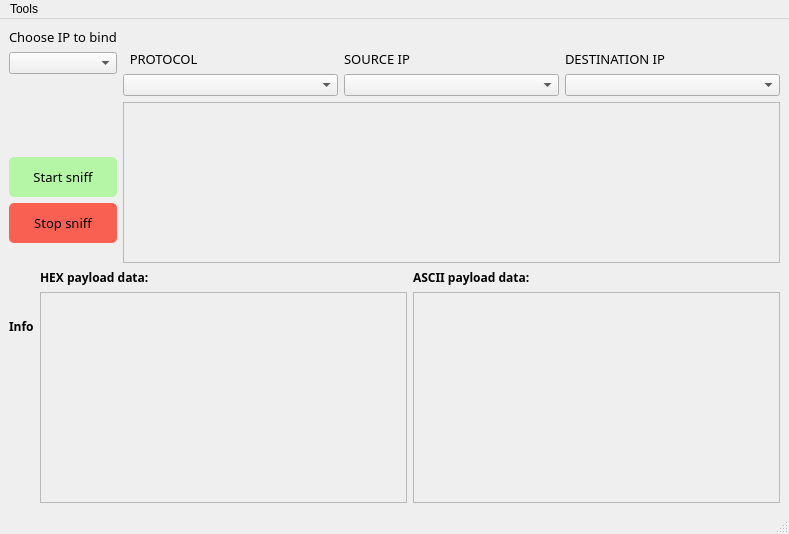
<?xml version="1.0" encoding="UTF-8"?>
<ui version="4.0">
 <class>MainWindow</class>
 <widget class="QMainWindow" name="MainWindow">
  <property name="geometry">
   <rect>
    <x>0</x>
    <y>0</y>
    <width>789</width>
    <height>534</height>
   </rect>
  </property>
  <property name="maximumSize">
   <size>
    <width>2000</width>
    <height>1500</height>
   </size>
  </property>
  <property name="windowTitle">
   <string>MainWindow</string>
  </property>
  <widget class="QWidget" name="centralwidget">
   <layout class="QHBoxLayout" name="horizontalLayout_2">
    <item>
     <layout class="QVBoxLayout" name="verticalLayout">
      <item>
       <layout class="QHBoxLayout" name="horizontalLayout_3">
        <item>
         <layout class="QVBoxLayout" name="verticalLayout_2">
          <item>
           <widget class="QLabel" name="label">
            <property name="font">
             <font>
              <family>Swis721 Cn BT</family>
              <pointsize>10</pointsize>
             </font>
            </property>
            <property name="text">
             <string>Choose IP to bind</string>
            </property>
           </widget>
          </item>
          <item>
           <widget class="QComboBox" name="ipBox"/>
          </item>
          <item>
           <spacer name="verticalSpacer">
            <property name="orientation">
             <enum>Qt::Vertical</enum>
            </property>
            <property name="sizeHint" stdset="0">
             <size>
              <width>20</width>
              <height>40</height>
             </size>
            </property>
           </spacer>
          </item>
          <item>
           <widget class="QPushButton" name="startButton">
            <property name="font">
             <font>
              <family>Swis721 Cn BT</family>
              <pointsize>10</pointsize>
             </font>
            </property>
            <property name="styleSheet">
             <string notr="true">background-color: #b4f5a6;
border-radius: 5px;
border: none; 
min-height: 40px;</string>
            </property>
            <property name="text">
             <string>Start sniff</string>
            </property>
           </widget>
          </item>
          <item>
           <widget class="QPushButton" name="stopButton">
            <property name="font">
             <font>
              <family>Swis721 Cn BT</family>
              <pointsize>10</pointsize>
             </font>
            </property>
            <property name="styleSheet">
             <string notr="true">background-color: #fa6052;
border: none; 
outline: none;
border-radius: 5px;
min-height: 40px;
margin-bottom: 20px;</string>
            </property>
            <property name="text">
             <string>Stop sniff</string>
            </property>
           </widget>
          </item>
         </layout>
        </item>
        <item>
         <layout class="QVBoxLayout" name="verticalLayout_3">
          <item>
           <layout class="QHBoxLayout" name="horizontalLayout_5">
            <item>
             <widget class="QLabel" name="hostNameLabel">
              <property name="font">
               <font>
                <family>Swis721 Cn BT</family>
                <pointsize>9</pointsize>
               </font>
              </property>
              <property name="text">
               <string/>
              </property>
             </widget>
            </item>
           </layout>
          </item>
          <item>
           <layout class="QHBoxLayout" name="horizontalLayout_4">
            <item>
             <widget class="QLabel" name="label_4">
              <property name="font">
               <font>
                <family>Swis721 Cn BT</family>
                <pointsize>10</pointsize>
               </font>
              </property>
              <property name="text">
               <string>  PROTOCOL</string>
              </property>
             </widget>
            </item>
            <item>
             <widget class="QLabel" name="label_3">
              <property name="font">
               <font>
                <family>Swis721 Cn BT</family>
                <pointsize>10</pointsize>
               </font>
              </property>
              <property name="text">
               <string>SOURCE IP</string>
              </property>
             </widget>
            </item>
            <item>
             <widget class="QLabel" name="label_2">
              <property name="font">
               <font>
                <family>Swis721 Cn BT</family>
                <pointsize>10</pointsize>
               </font>
              </property>
              <property name="text">
               <string>DESTINATION IP</string>
              </property>
             </widget>
            </item>
           </layout>
          </item>
          <item>
           <layout class="QHBoxLayout" name="horizontalLayout_6">
            <item>
             <widget class="QComboBox" name="protocolSearch"/>
            </item>
            <item>
             <widget class="QComboBox" name="srcIpSearch"/>
            </item>
            <item>
             <widget class="QComboBox" name="destinationIpSearch"/>
            </item>
           </layout>
          </item>
          <item>
           <widget class="QScrollArea" name="scrollArea">
            <property name="widgetResizable">
             <bool>true</bool>
            </property>
            <widget class="QWidget" name="scrollAreaWidgetContents">
             <property name="geometry">
              <rect>
               <x>0</x>
               <y>0</y>
               <width>642</width>
               <height>139</height>
              </rect>
             </property>
            </widget>
           </widget>
          </item>
         </layout>
        </item>
       </layout>
      </item>
      <item>
       <layout class="QHBoxLayout" name="horizontalLayout">
        <item>
         <layout class="QVBoxLayout" name="infoLayout">
          <item>
           <widget class="QLabel" name="infoLabel">
            <property name="font">
             <font>
              <family>Swis721 Cn BT</family>
              <pointsize>9</pointsize>
              <weight>75</weight>
              <bold>true</bold>
             </font>
            </property>
            <property name="styleSheet">
             <string notr="true">font-weight: bold;</string>
            </property>
            <property name="text">
             <string>Info</string>
            </property>
           </widget>
          </item>
          <item>
           <widget class="QWidget" name="infoWidget" native="true"/>
          </item>
         </layout>
        </item>
        <item>
         <layout class="QHBoxLayout" name="dataLayot">
          <item>
           <layout class="QVBoxLayout" name="hexLayout">
            <item>
             <widget class="QLabel" name="hexPayload">
              <property name="font">
               <font>
                <family>Swis721 Cn BT</family>
                <pointsize>9</pointsize>
                <weight>75</weight>
                <bold>true</bold>
               </font>
              </property>
              <property name="text">
               <string>HEX payload data:</string>
              </property>
             </widget>
            </item>
            <item>
             <widget class="QScrollArea" name="scrollArea_2">
              <property name="widgetResizable">
               <bool>true</bool>
              </property>
              <widget class="QWidget" name="hexWidget">
               <property name="geometry">
                <rect>
                 <x>0</x>
                 <y>0</y>
                 <width>361</width>
                 <height>196</height>
                </rect>
               </property>
              </widget>
             </widget>
            </item>
           </layout>
          </item>
          <item>
           <layout class="QVBoxLayout" name="asciiLayout">
            <item>
             <widget class="QLabel" name="ASCIIpayload">
              <property name="font">
               <font>
                <family>Swis721 Cn BT</family>
                <pointsize>9</pointsize>
                <weight>75</weight>
                <bold>true</bold>
               </font>
              </property>
              <property name="text">
               <string>ASCII payload data:</string>
              </property>
             </widget>
            </item>
            <item>
             <widget class="QScrollArea" name="scrollArea_3">
              <property name="widgetResizable">
               <bool>true</bool>
              </property>
              <widget class="QWidget" name="asciiWidget">
               <property name="geometry">
                <rect>
                 <x>0</x>
                 <y>0</y>
                 <width>360</width>
                 <height>196</height>
                </rect>
               </property>
              </widget>
             </widget>
            </item>
           </layout>
          </item>
         </layout>
        </item>
       </layout>
      </item>
     </layout>
    </item>
   </layout>
  </widget>
  <widget class="QMenuBar" name="menubar">
   <property name="geometry">
    <rect>
     <x>0</x>
     <y>0</y>
     <width>789</width>
     <height>26</height>
    </rect>
   </property>
   <widget class="QMenu" name="menuTools">
    <property name="title">
     <string>Tools</string>
    </property>
    <addaction name="actionCler"/>
   </widget>
   <addaction name="menuTools"/>
  </widget>
  <widget class="QStatusBar" name="statusbar"/>
  <action name="actionCler">
   <property name="icon">
    <iconset>
     <normalon>C:/Users/Asus/Downloads/icons8-метла-40.png</normalon>
    </iconset>
   </property>
   <property name="text">
    <string>Clear</string>
   </property>
  </action>
 </widget>
 <resources/>
 <connections/>
</ui>
